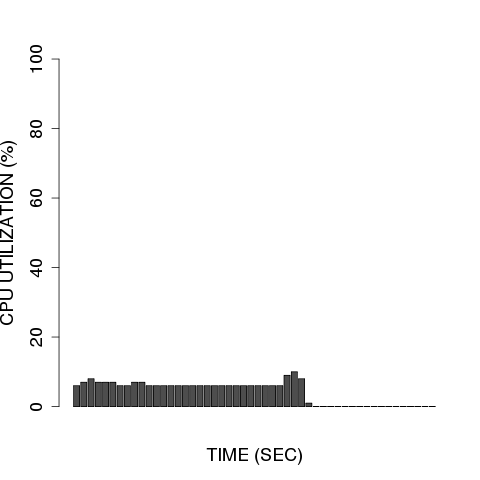

The script that drew this image:
library(ggplot2)

require(devEMF)
emf('../log/kernelcompile/precopy/default/default/default/default/default/2.emf')

#png("../log/kernelcompile/precopy/default/default/default/default/default/2.emf")
#postscript("plot.eps")
#emf("plot.emf")

#cpus <- scan (pipe("awk '{print }' ../log/kernelcompile/precopy/default/default/default/default/default/2.dstat"), skip=2)
#cpus <- read.table("../log/kernelcompile/precopy/default/default/default/default/default/2.dstat", colClasses=3)

# header = TRUE ignores the first line, check.names = FALSE allows '+' in 'C++'
#benchmark <- read.table("../log/kernelcompile/precopy/default/default/default/default/default/2.dstat", header = TRUE, row.names = "time", check.names = FALSE)
#benchmark <- read.table("../log/kernelcompile/precopy/default/default/default/default/default/2.dstat", check.names = FALSE, comment.char = "#")
#benchmark <- read.table("../log/kernelcompile/precopy/default/default/default/default/default/2.dstat", header = TRUE, check.names = FALSE, comment.char = "#")
#benchmark <- read.table("../log/kernelcompile/precopy/default/default/default/default/default/2.dstat", check.names = FALSE)

#cpus <- read.table("../log/kernelcompile/precopy/default/default/default/default/default/2.dstat", header = TRUE, row.name = "time")
#cpus <- read.table(pipe("awk '{print $3}' ../log/kernelcompile/precopy/default/default/default/default/default/2.dstat | sed '1,2d'"))
cpus <- read.table(pipe("awk '{print $3}' ../log/kernelcompile/precopy/default/default/default/default/default/2.dstat"), skip=3, nrows=-1)
#cpus <- read.table("../log/kernelcompile/precopy/default/default/default/default/default/2.dstat", skip=1)
#cpus <- scan("../log/kernelcompile/precopy/default/default/default/default/default/2.dstat", skip=1)
#cpus <- read.csv("../log/kernelcompile/precopy/default/default/default/default/default/2.dstat", sep=",", head=TRUE)
#print(cpus)
#names(cpus)

#stripchart(cpus)
#plot(cpus)
#hist(cpus)
#boxplot(cpus)

# 't()' is matrix tranposition, 'beside = TRUE' separates the benchmarks, 'heat' provides nice colors
#barplot(t(as.matrix(benchmark)), beside = TRUE, col = heat.colors(6))
#barplot((as.matrix(benchmark)), beside = TRUE, col = heat.colors(6), xlab = "TIME (SEC)", ylab = "CPU UTILIZATION (%)")
#barplot(benchmark, beside = TRUE, xlab = "TIME (SEC)", ylab = "CPU UTILIZATION (%)")

#barplot((as.matrix(cpus)), beside = TRUE, xlab = "TIME (SEC)", ylab = "CPU UTILIZATION (%)")
barplot(t(100 - as.matrix(cpus)), ylim = c(0, 100), cex.axis = 1.5, cex.lab = 1.5, cex.names = 1.5, xlab = "TIME (SEC)", ylab = "CPU UTILIZATION (%)")
#barplot(cpus, xlab = "TIME (SEC)", ylab = "CPU UTILIZATION (%)")

# 'cex' stands for 'character expansion', 'bty' for 'box type' (we don't want borders)
#legend("topright", names(benchmark), cex = 0.9, bty = "n", fill = heat.colors(6))
